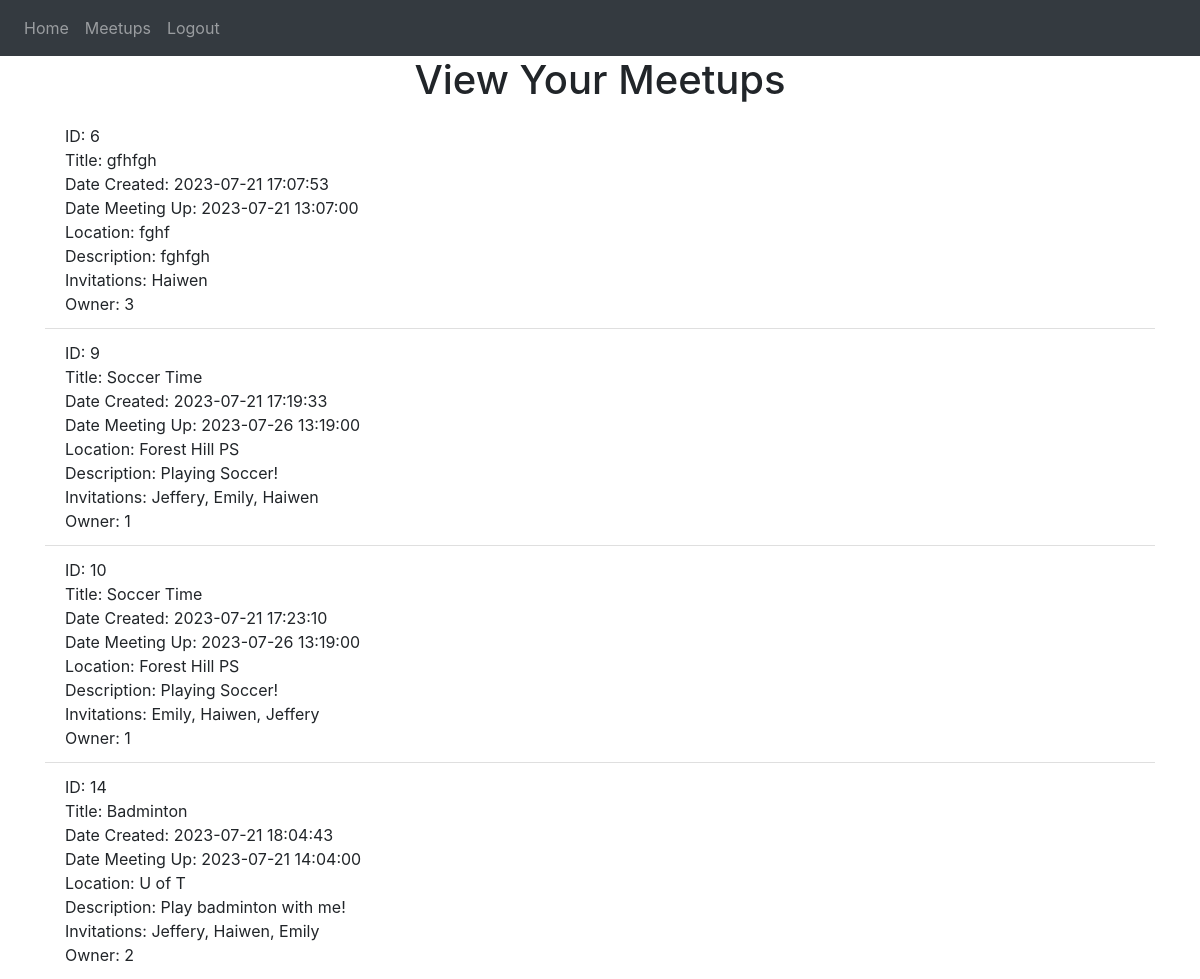
Page /view_meetups (signed in) on the earlier database version.
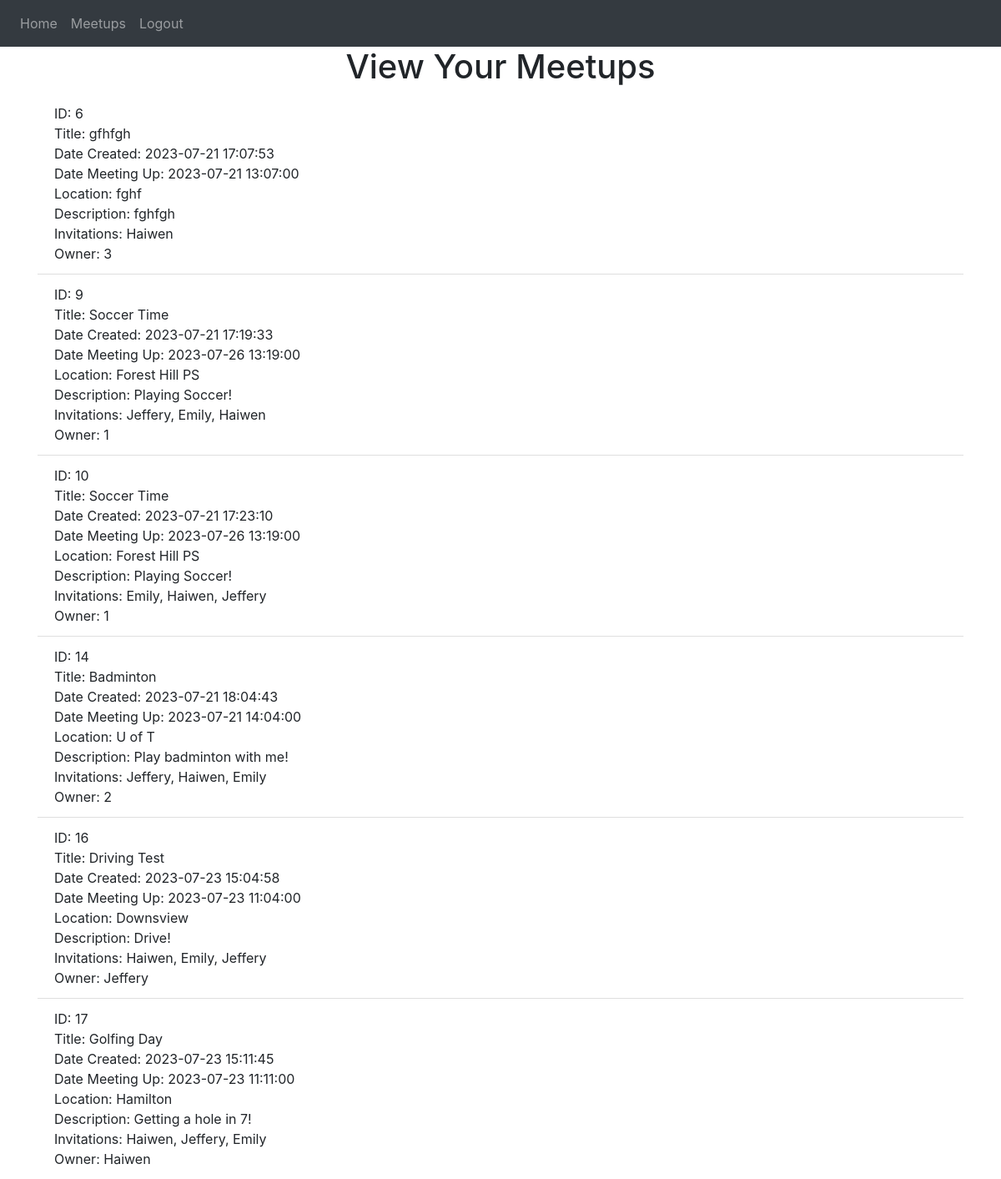
Same page on the later database version.
### website/models.py (models this page shows)
class Meetup(db.Model):
    id = db.Column(db.Integer, primary_key=True)
    date_created = db.Column(db.DateTime(timezone=True), default=func.now()) # gets current date and time, store it as date
    date_meetup = db.Column(db.DateTime)
    title = db.Column(db.String(10000))
    location = db.Column(db.String(10000))
    description = db.Column(db.String(10000))
    invitations = db.Column(db.String(10000))
    owner = db.Column(db.String(10000))

### website/views.py (the view)
@views.route('/view_meetups', methods=['GET', 'POST']) #decorator: whenever you go to the / URL, whatever in hom() will run
@login_required
def view_meetups():
    first = True
    invites = ""
    for meetup in current_user.meetups:
        first = True
        for user in meetup.user:
            if first == True:
                invites = invites + "   " + user.first_name
                first = False
            else:
                invites  = invites + ", " + user.first_name
    print(invites)
    inviteList = invites.split("   ")
    print(inviteList)
    return render_template("view_meetups.html", user=current_user, inviteList = inviteList)

### website/__init__.py (called while the page is built)
@login_manager.user_loader
def load_user(id):
    return User.query.get(int(id))

### website/templates/view_meetups.html
{% extends "base.html" %} {% block title %}View Meetups{% endblock %} {% block content
%}
<h1 align="center">View Your Meetups</h1>
<ul class="list-group list-group-flush" id="notes">
    {% set ns = namespace(inviteNumber=1) %}
    {% for meetup in user.meetups: %}
    <li class="list-group-item">
        ID: {{meetup.id}}<br>
        Title: {{ meetup.title }}<br>
        Date Created: {{ meetup.date_created }}<br>
        Date Meeting Up: {{ meetup.date_meetup}}<br>
        Location: {{meetup.location}}<br>
        Description: {{meetup.description}}<br>
        Invitations: {{inviteList[ns.inviteNumber]}}<br>
        {% set ns.inviteNumber = ns.inviteNumber+1 %}
        Owner: {{meetup.owner}}
    </li>
    {% endfor %}
</ul>
{% endblock %}

### website/templates/base.html (shortened to what this page needs)
<!DOCTYPE html>
<html>
  <head>
    <link
      rel="stylesheet"
      href="https://stackpath.bootstrapcdn.com/bootstrap/4.4.1/css/bootstrap.min.css"
    />
    <link
      rel="stylesheet"
      href="https://stackpath.bootstrapcdn.com/font-awesome/4.7.0/css/font-awesome.min.css"
    />
  </head>
  <body>
    <nav class="navbar navbar-expand-lg navbar-dark bg-dark">
      <div class="collapse navbar-collapse" id="navbar">
        <div class="navbar-nav">
          {% if user.is_authenticated %}
          <a class="nav-item nav-link" id="home" href="/">Home</a>
          <a class="nav-item nav-link" id="view_meetups" href="/view_meetups">Meetups</a>
          <a class="nav-item nav-link" id="logout" href="/logout">Logout</a>
          {% else %}
          <a class="nav-item nav-link" id="signUp" href="/sign-up">Sign Up</a>
          <a class="nav-item nav-link" id="login" href="/login">Login</a>
          {%  endif %}
        </div>
      </div>
    </nav>
    <div class="container">{% block content %} {% endblock %}</div>
  </body>
</html>

Differences in the rows shown:
added Meetup: id "16", title "Driving Test", date_created "2023-07-23 15:04:58", date_meetup "2023-07-23 11:04:00", location "Downsview", description "Drive!", inviteList "Haiwen, Emily, Jeffery", owner "Jeffery"
added Meetup: id "17", title "Golfing Day", date_created "2023-07-23 15:11:45", date_meetup "2023-07-23 11:11:00", location "Hamilton", description "Getting a hole in 7!", inviteList "Haiwen, Jeffery, Emily", owner "Haiwen"
